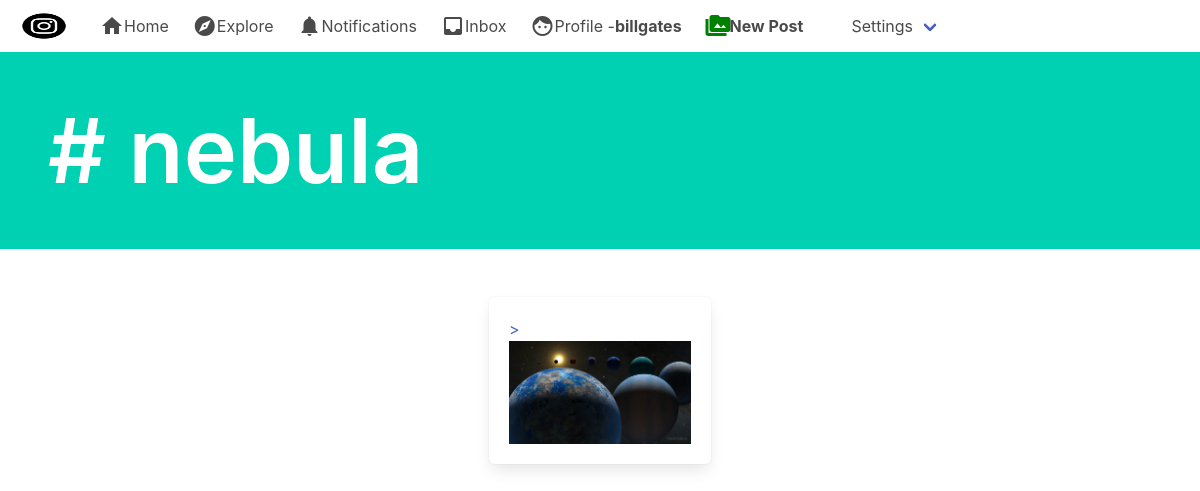
Page /post/tag/nebula (signed in) on the committed database.
### post/models.py (models this page shows, shortened)
class Tag(models.Model):
    title = models.CharField(max_length=75, verbose_name='Tag')
    slug = models.SlugField(null=False, unique=True)
    class Meta:
        verbose_name ='Tag'
        verbose_name_plural = 'Tags'

class Post(models.Model):
    id = models.UUIDField(primary_key=True, default=uuid.uuid4, editable=False)
    picture = models.ImageField(upload_to=user_directory_path, verbose_name='Picture', null=False)
    caption = models.TextField(max_length=1500, verbose_name='Caption')
    posted = models.DateTimeField(auto_now_add=True)
    tags = models.ManyToManyField(Tag, related_name='tags')
    user = models.ForeignKey(User, on_delete=models.CASCADE)
    likes = models.IntegerField(default=0)
    def get_absolute_url(self):
        return reverse('postdetails', args=[str(self.id)])

### post/views.py (the view)
# urls.py: path('tag/<slug:tag_slug>', tags, name='tags'),
@login_required
def tags(request, tag_slug):
    tag = get_object_or_404(Tag, slug=tag_slug)
    posts = Post.objects.filter(tags=tag).order_by('-posted')
    template = loader.get_template('tag.html')
    context ={
        'posts':posts,
        'tag':tag,
    }
    return HttpResponse(template.render(context, request))

### instagram/templates/tag.html
{% extends 'base.html' %}
{% load static %}
{% block banner %}
<section class="hero is-primary">
    <div class="hero-body">
      <h1 style="font-size: 90px;" class="title">
        #{{ tag.title }}
      </h1>
    </div>
  </section>
{% endblock %}
 {% block content %}
      <div class="columns is-mobile is-multiline is-centered">
 {% for post in posts %}
        <div class="column is-one-quarter">
           <div class="box">
                <figure class="image is-256x256">
                    <a href="{{ post.get_absolute_url }}">><img src="{{ post.picture.url }}" alt="Image"></a>
                 </figure>
            </div>
        </div>
  {% endfor %}
    </div>
{% endblock %}

### instagram/templates/base.html (shortened to what this page needs)
{% load static %}
<!DOCTYPE html>
<html>
  <head>
    <link rel="stylesheet" href="{% static 'css/bulma.min.css' %}">
    <link rel="stylesheet" href="{% static 'css/style.css' %}">
  </head>
  <body>
    <nav class="navbar" role="navigation" aria-label="main navigation">
  <div class="navbar-brand">
    <a class="navbar-item" href="https://bulma.io">
      <img src="{% static 'img/i.png' %}" width="64" height="64">
    </a>
  </div>
  <div id="navbarBasicExample" class="navbar-menu">
    <div class="navbar-start">
      <a href="{% url 'index' %}" class="navbar-item">
        <span class="material-icons">home</span>
        Home
      </a>
      <a class="navbar-item">
        <span class="material-icons">explore</span>
        Explore
      </a>
      <a class="navbar-item">
        <span class="material-icons">notifications</span>
        Notifications
      </a>
      <a class="navbar-item">
        <span class="material-icons">inbox</span>
        Inbox
      </a>
      <a href="{% url 'profile' request.user %}" class="navbar-item">
        <span class="material-icons">face</span>
        Profile -<strong>{{ request.user }}</strong>
      </a>
      <a href="{% url 'newpost' %}" class="navbar-item">
        <i style="color:green; font-weight:bold" class="material-icons">perm_media</i>
        <strong>New Post</strong
      </a>
      <div class="navbar-item has-dropdown is-hoverable">
        <a class="navbar-link">
        Settings
        </a>
      </div>
    </div>
  </div>
</nav>
{% block banner %}
{% endblock %}
  <section class="section">
    <div class="container">
        {% block content %}
        {% endblock %}
    </div>
  </section>
  </body>
</html>

### rows in the picture
Tag: title "nebula"
Post: picture (picture)

### other values in the picture
{{ request.user }} "billgates"
